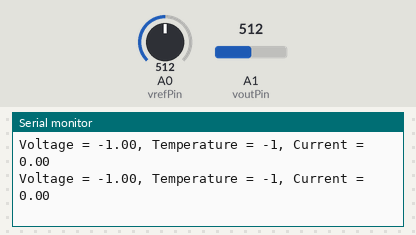
Bench run of a sketch on a simulated Arduino Mega 2560, built with avr-gcc and run on an emulated ATmega2560. Shown: the last lines printed to the serial monitor. The inputs (shaded band) are chosen by the test bench; at power-on: A0 (vrefPin) = 512, A1 (voutPin) = 512.

Above: at 1.2 s.
1.3 s: A0 (vrefPin) set to 530
At 1.32 s:
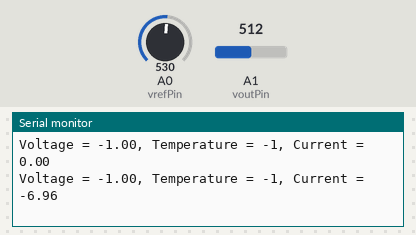
8.3 s: A1 (voutPin) set to 772
At 8.32 s:
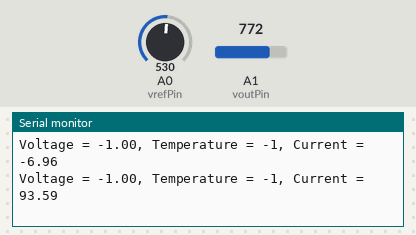
9.8 s: A1 (voutPin) set to 799
At 9.84 s:
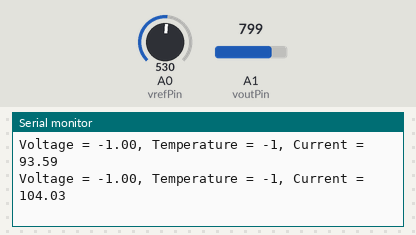
Timing chart, 0 to 12.8 s (numbered marks = the images above; inputs shaded):
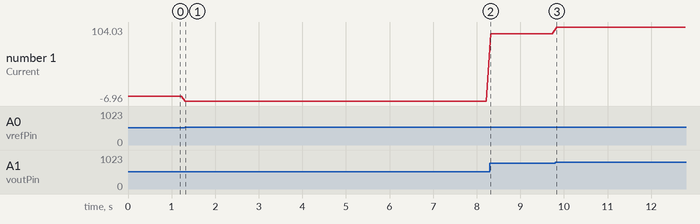

Measured:
- after the input at 1.3 s, the serial monitor: prints a new line at once (image 1)
- after the input at 8.3 s, the serial monitor: prints a new line at once (image 2)
- after the input at 9.8 s, the serial monitor: prints a new line at once (image 3)
- plotted number 1: 0 → -6.96 after the input at 1.3 s, -6.96 → 93.59 after the input at 8.3 s, 93.59 → 104.03 after the input at 9.8 s

The sketch:

1204m_serial_data.ino
```cpp
/*  Example requesting Voltage and Temperature from a Clone of Curtis 1204M - no clue if this works on legitimate Curtis controllers.
 *  Sniffed packets while connected to Curtis motor control software to get 'reqeuest' values.
*/

// set this to the hardware serial port you wish to use
#define HWSERIAL Serial1
byte request_voltage[] = {0x01, 0x00, 0x01, 0x00, 0x4b, 0x00, 0x4d};
double voltage = -1;
int temperature = -1;
double current = -1;
byte request_temperature[] = {0x01, 0x00, 0x01, 0x00, 0x4c, 0x00, 0x4e};
byte incomingBytes[4];

//LEM Analog outputs
int vrefPin = A0;
int voutPin = A1;

void setup() {
	Serial.begin(9600);
	HWSERIAL.begin(9600);
}

void loop() {
  Serial.print("Voltage = ");
  Serial.print(requestVoltage());
  Serial.print(", Temperature = ");
  Serial.print(requestTemperature());
  Serial.print(", Current = ");
  Serial.println(readCurrentSensor());
  delay(100);
}

double requestVoltage() {
  if (HWSERIAL.available() > 0) {
    HWSERIAL.write(request_voltage, sizeof(request_voltage));
    HWSERIAL.readBytes(incomingBytes, 4);
    voltage = incomingBytes[2] / 255.00 * 100.00;
    //Serial.print(incomingBytes[0]); Serial.print(", ");
    //Serial.print(incomingBytes[1]); Serial.print(", ");
    //Serial.print(incomingBytes[2]); Serial.print(", ");
    //Serial.println(incomingBytes[3]);
    HWSERIAL.flush();
    delay(10);
    return voltage;
  }
  return -1;
}


int requestTemperature() {
  if (HWSERIAL.available() > 0) {
    HWSERIAL.write(request_temperature, sizeof(request_temperature));
    HWSERIAL.readBytes(incomingBytes, 4);
    temperature = incomingBytes[2];
    //Serial.print(incomingBytes[0]); Serial.print(", ");
    //Serial.print(incomingBytes[1]); Serial.print(", ");
    //Serial.print(incomingBytes[2]); Serial.print(", ");
    //Serial.println(incomingBytes[3]);
    HWSERIAL.flush();
    delay(10);
    return temperature;
  }
  return -1;
}

double readCurrentSensor() {
    // read the value from the sensor:
    int vref_value = analogRead(vrefPin);
    int vout_value = analogRead(voutPin);
    //Serial.print("Vref = "); Serial.print(vref_value/1024.00 * 3.30);
    //Serial.print(", Vout = "); Serial.println(vout_value/1024.00 * 3.30);
    double current = ((vout_value - vref_value)/1024.00 * 3.30) * 300.00/2.50;
    return current;
}
```
